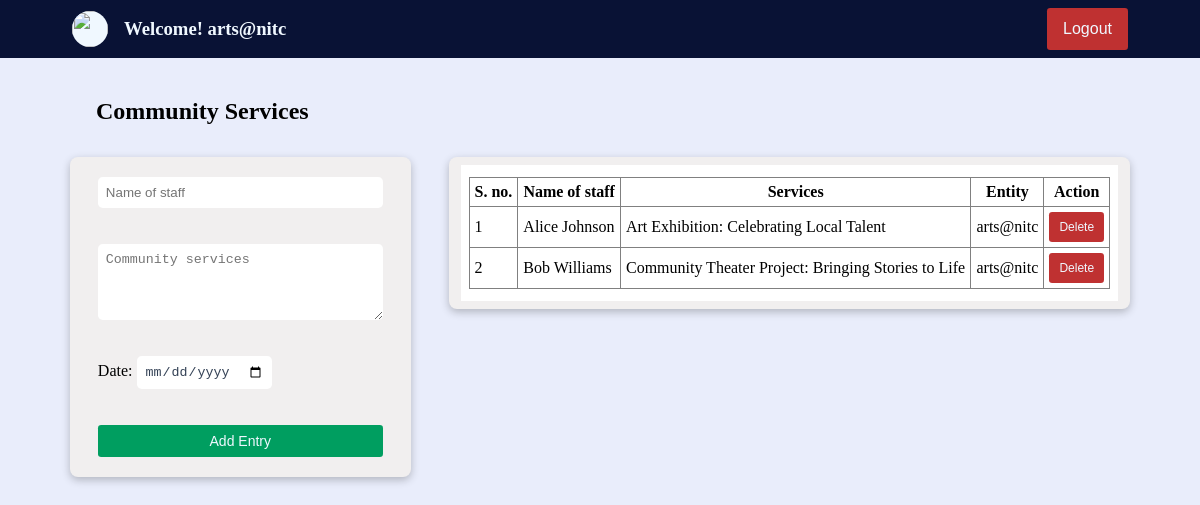
The page /forms/community_services.php?user=arts@nitc on the database its author committed.
### tables this page shows
CREATE TABLE `community_services` (
  `staff` varchar(80) NOT NULL,
  `title` varchar(2000) NOT NULL,
  `entity` varchar(120) NOT NULL,
  `date` date DEFAULT NULL
);

### forms/community_services.php (the view, shortened to what this page needs)
<?php
if (empty($_SESSION['access_token'])) {
    $fname = "Welcome! ";
    $lname = $_GET["user"];
    $pic = "../asset/nitc_logo_icon.svg";
} else {
    $fname = $_SESSION["first_name"];
    $lname = $_SESSION['last_name'];
    $pic = $_SESSION['profile_picture'];
    $mail=$_SESSION['email_address'];
}
?>
<!DOCTYPE html>
<html>
<head>
    <link href="../styles/forms.css" type="text/css" rel="stylesheet">
</head>
<body>
    <div class="container">
        <?php
        echo '<div class="user_strip">
                <a href="../dashboard.php?user=' . $lname . '" class="user_to_dash">
                    <div class="user">
                        <img src="' . $pic . '" class="user_image" />
                        <h3>' . $fname . ' ' . $lname . '</h3>
                    </div>
                </a>
                <div class="logout_btn_holder">
                    <a href="../logout.php" class="">
                        <button class="logout_btn">Logout</button>
                    </a>
                </div  >
            </div>';
        ?>
        <div class="subcontainer">
            <h2>Community Services</h2>
            <div class="content_container">
                <div class="left_container">
                    <div class="form_container">
                        <form id="myForm" action="" method="post" onsubmit="return validateForm();" class="form_field">
                            <input type="text" name="name" placeholder="Name of staff" class="input-fields"><br><br>
                            <textarea name="title" placeholder="Community services" class="input-fields textarea" rows=4></textarea><br><br>
                            <div>
                                <label for="date">Date: </label>
                                <input type="date" name="date" id="date" class="input-fields">
                            </div><br><br>
                            <input type="submit" class="submit-button" value="Add Entry">
                        </form>
                    </div>
                </div>
                <div class="table_container">
                    <?php
                    $con = mysqli_connect('localhost', 'root', '', 'imsdemo');
                    $entity = $_GET["user"];
                    if ($entity == 'admin' || $entity == '')
                        $sql = "SELECT * FROM community_services";
                    else
                        $sql = "SELECT * FROM community_services where entity='$entity'";
                    $rs = mysqli_query($con, $sql);
                    echo '<div class="table_field">';
                    echo '
                <table border="1">
                <tr>
                    <th class="box">S. no.</th>
                    <th class="box">Name of staff</th>
                    <th class="box">Services</th>
                    <th class="box">Entity</th>
                    <th class="box">Action</th>
                </tr>';
                    $count = 1;
                    while ($row = mysqli_fetch_assoc($rs)) {
                        $staff = $row['staff'];
                        $title = $row['title'];
                        $dep = $row['entity'];
                        echo '<tr>
                            <td class="box sn">' . $count . '</td>
                            <td class="box name">' . $staff . '</td>
                            <td class="box services">' . $title . '</td>
                            <td class="box entity">' . $dep . '</td>
                            <td class="box button_box btn"><button class="delete_btn" data-id="' . $title . '">Delete</button></td>
                        </tr>';
                        $count++;
                    }
                    echo '</table>
                </div>';
                    ?>
                </div>
            </div>
        </div>
    </div>
</body>
</html>

### styles/forms.css (style rules this page uses)
* { padding: 0; margin: 0; box-sizing: border-box; }
.container { height: 100vh; width: 100vw; padding: 0; background-color: #E9EDFB; overflow: auto; }
.subcontainer { display: flex; flex-direction: column; padding: 2.5rem 2rem; }
h2 { margin-left: 4rem; }
.user_to_dash { text-decoration: none; color: aliceblue; }
.user_strip { background-color: #091235; color: aliceblue; display: flex; align-items: center; justify-content: space-between; padding: 8px; }
.user { display: flex; align-items: center; margin-left: 4em; gap: 16px; }
.user_image { width: 36px; height: 36px; border-radius: 100%; background-color:aliceblue; }
.logout_btn_holder { width: fit-content; margin-right: 4em; }
.logout_btn { font-size: 16px; padding: 12px 16px; border: none; border-radius: 0.2rem; color: aliceblue; cursor: pointer; transition: all; transition-duration: 150ms; background-color: #BF3131; }
.content_container { display: flex; justify-content: space-evenly; align-items: start; width: 100%; margin-top: 2rem; }
.left_container { width: 30%; display: flex; gap: 16px; flex-direction: column; }
.form_container { display: flex; flex-direction: column; width: 100%; justify-content: space-evenly; background-color: #F1EFEF; border-radius: 0.5em; padding: 8px 12px; height: auto; box-shadow: rgba(0, 0, 0, 0.24) 0px 3px 8px; }
.form_field { display: flex; flex-direction: column; padding: 12px 16px; }
.input-fields { padding: 8px; border: none; border-radius: 0.3rem; color: rgb(51 65 85); transition: all; transition-duration: 150ms; }
.submit-button { font-size: 14px; width: 100%; padding: 8px 0px; border: none; border-radius: 0.2rem; color: aliceblue; cursor: pointer; transition: all; transition-duration: 150ms; background-color: #009E60; }
.table_container { display: flex; flex-direction: column; width: 60%; justify-content: start; background-color: #F1EFEF; border-radius: 0.5em; padding: 8px 12px; max-height: 580px; overflow: scroll; box-shadow: rgba(0, 0, 0, 0.24) 0px 3px 8px; }
.table_field { background-color: white; width: 100%; height: 100%; padding: 12px 8px; }
.textarea { resize: vertical; width: fixed; }
table { width: 100%; border-collapse: collapse; }
.box { padding: 5px; word-wrap: break-word; }
.name, .entity, .s_date, .e_date, .qual { text-wrap: nowrap; }
.button_box { text-align: center; }
.delete_btn { font-size: 12px; padding: 8px 10px; border: none; border-radius: 0.2rem; color: aliceblue; cursor: pointer; transition: all; transition-duration: 150ms; background-color: #BF3131; }

### rows shown on the page
community_services: staff "Alice Johnson", title "Art Exhibition: Celebrating Local Talent", entity "arts@nitc"
community_services: staff "Bob Williams", title "Community Theater Project: Bringing Stories to Life", entity "arts@nitc"

### other values the page prints
$fname "Welcome!"
$lname "arts@nitc"
